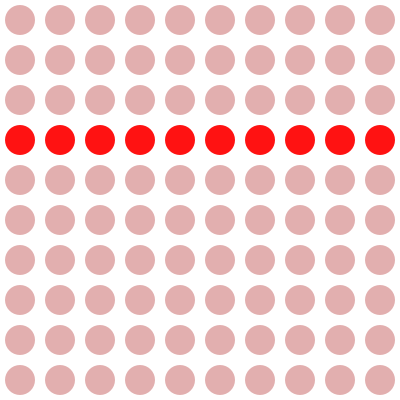
Frame 1 (no input)
Frame 60 (the mouse pressed at the canvas centre just before this capture): identical to frame 1, image omitted
Frame 120 (the mouse held since frame 60 and released just before this capture): identical to frame 1, image omitted

The Processing sketch that drew this single still picture (run headless with seeded random() and noise(); from frame 60 on, the mouse is pressed at the canvas centre):

// Processing sketch: sketch_260422_day03_05
// ── sketch_260422_day03_05.pde
void setup()
{
  size(400, 400);
  noStroke();
  fill(180, 50, 50, 100);
}

void draw()
{
  background(255);
  for (int row = 0; row < 10; row++)
  {
    if(row==3)
    {
      fill(#FF1212);
    }
    else
    {
      fill(180, 50, 50, 100);
    }
      
    for (int col = 0; col < 10; col++)
    {
      ellipse(20 + col * 40, 20 + row * 40, 30, 30);
    }
  }
}
